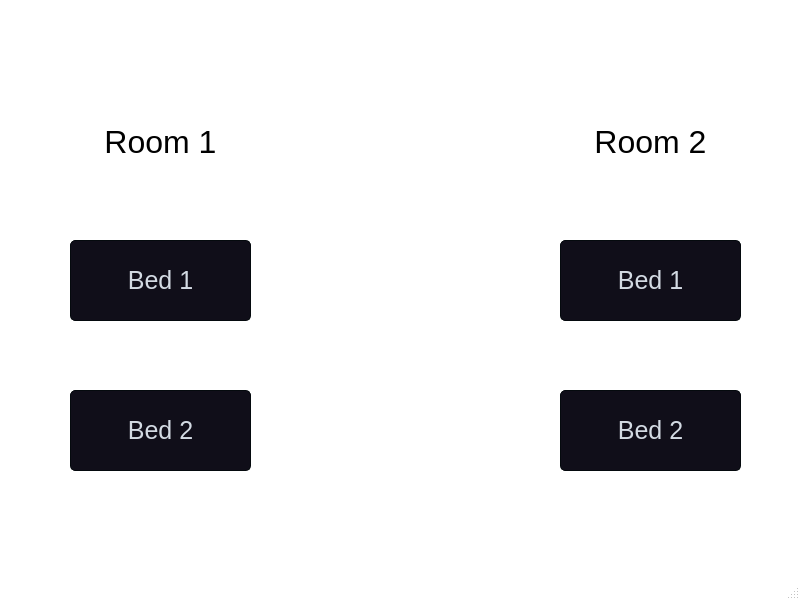
<?xml version="1.0" encoding="UTF-8"?>
<ui version="4.0">
 <class>MainWindow</class>
 <widget class="QMainWindow" name="MainWindow">
  <property name="geometry">
   <rect>
    <x>0</x>
    <y>0</y>
    <width>800</width>
    <height>600</height>
   </rect>
  </property>
  <property name="font">
   <font>
    <family>Arial</family>
    <pointsize>25</pointsize>
    <italic>false</italic>
   </font>
  </property>
  <property name="windowTitle">
   <string>MainWindow</string>
  </property>
  <property name="styleSheet">
   <string notr="true">QMainWindow{
	background-color:white;
}
QTextEdit{
	border-width:0px;
	border-radius:0px
}
QPushButton{
	border-style: solid;
	border-color: #050a0e;
	border-width: 1px;
	border-radius: 5px;
	color: #d3dae3;
	font-size: 25px;
	font-family: Arial;
	padding: 2px;
	background-color: #100E19;
}
QPushButton::default{
	border-style: solid;
	border-color: #050a0e;
	border-width: 1px;
	border-radius: 5px;
	font-size: 200px;
	font-family: Arial;
	color: #FFFFFF;
	padding: 2px;
	background-color: #151a1e;
}
QPushButton:hover{
	border-style: solid;
	border-top-color: qlineargradient(spread:pad, x1:0, y1:1, x2:1, y2:1, stop:0 #C0DB50, stop:0.4 #C0DB50, stop:0.5 #100E19, stop:1 #100E19);
    border-bottom-color: qlineargradient(spread:pad, x1:0, y1:1, x2:1, y2:1, stop:0 #100E19, stop:0.5 #100E19, stop:0.6 #C0DB50, stop:1 #C0DB50);
    border-left-color: qlineargradient(spread:pad, x1:0, y1:0, x2:0, y2:1, stop:0 #C0DB50, stop:0.3 #C0DB50, stop:0.7 #100E19, stop:1 #100E19);
    border-right-color: qlineargradient(spread:pad, x1:0, y1:1, x2:0, y2:0, stop:0 #C0DB50, stop:0.3 #C0DB50, stop:0.7 #100E19, stop:1 #100E19);
	border-width: 2px;
    border-radius: 1px;
	color: #d3dae3;
	padding: 2px;
}
QPushButton:pressed{
	border-style: solid;
	border-top-color: qlineargradient(spread:pad, x1:0, y1:1, x2:1, y2:1, stop:0 #d33af1, stop:0.4 #d33af1, stop:0.5 #100E19, stop:1 #100E19);
    border-bottom-color: qlineargradient(spread:pad, x1:0, y1:1, x2:1, y2:1, stop:0 #100E19, stop:0.5 #100E19, stop:0.6 #d33af1, stop:1 #d33af1);
    border-left-color: qlineargradient(spread:pad, x1:0, y1:0, x2:0, y2:1, stop:0 #d33af1, stop:0.3 #d33af1, stop:0.7 #100E19, stop:1 #100E19);
    border-right-color: qlineargradient(spread:pad, x1:0, y1:1, x2:0, y2:0, stop:0 #d33af1, stop:0.3 #d33af1, stop:0.7 #100E19, stop:1 #100E19);
	border-width: 2px;
    border-radius: 1px;
	color: #d3dae3;
	padding: 2px;
}</string>
  </property>
  <widget class="QWidget" name="centralwidget">
   <widget class="QPushButton" name="pushButton_2">
    <property name="geometry">
     <rect>
      <x>70</x>
      <y>240</y>
      <width>181</width>
      <height>81</height>
     </rect>
    </property>
    <property name="cursor">
     <cursorShape>PointingHandCursor</cursorShape>
    </property>
    <property name="text">
     <string>Bed 1</string>
    </property>
   </widget>
   <widget class="QPushButton" name="pushButton_3">
    <property name="geometry">
     <rect>
      <x>70</x>
      <y>390</y>
      <width>181</width>
      <height>81</height>
     </rect>
    </property>
    <property name="cursor">
     <cursorShape>PointingHandCursor</cursorShape>
    </property>
    <property name="text">
     <string>Bed 2</string>
    </property>
   </widget>
   <widget class="QTextEdit" name="textEdit">
    <property name="geometry">
     <rect>
      <x>70</x>
      <y>120</y>
      <width>181</width>
      <height>61</height>
     </rect>
    </property>
    <property name="html">
     <string>&lt;!DOCTYPE HTML PUBLIC &quot;-//W3C//DTD HTML 4.0//EN&quot; &quot;http://www.w3.org/TR/REC-html40/strict.dtd&quot;&gt;
&lt;html&gt;&lt;head&gt;&lt;meta name=&quot;qrichtext&quot; content=&quot;1&quot; /&gt;&lt;style type=&quot;text/css&quot;&gt;
p, li { white-space: pre-wrap; }
&lt;/style&gt;&lt;/head&gt;&lt;body style=&quot; font-family:'MS Shell Dlg 2'; font-size:7.8pt; font-weight:400; font-style:normal;&quot;&gt;
&lt;p align=&quot;center&quot; style=&quot; margin-top:0px; margin-bottom:0px; margin-left:0px; margin-right:0px; -qt-block-indent:0; text-indent:0px;&quot;&gt;&lt;span style=&quot; font-size:24pt;&quot;&gt;Room 1&lt;/span&gt;&lt;/p&gt;&lt;/body&gt;&lt;/html&gt;</string>
    </property>
   </widget>
   <widget class="QPushButton" name="pushButton_4">
    <property name="geometry">
     <rect>
      <x>560</x>
      <y>390</y>
      <width>181</width>
      <height>81</height>
     </rect>
    </property>
    <property name="cursor">
     <cursorShape>PointingHandCursor</cursorShape>
    </property>
    <property name="text">
     <string>Bed 2</string>
    </property>
   </widget>
   <widget class="QTextEdit" name="textEdit_2">
    <property name="geometry">
     <rect>
      <x>560</x>
      <y>120</y>
      <width>181</width>
      <height>61</height>
     </rect>
    </property>
    <property name="html">
     <string>&lt;!DOCTYPE HTML PUBLIC &quot;-//W3C//DTD HTML 4.0//EN&quot; &quot;http://www.w3.org/TR/REC-html40/strict.dtd&quot;&gt;
&lt;html&gt;&lt;head&gt;&lt;meta name=&quot;qrichtext&quot; content=&quot;1&quot; /&gt;&lt;style type=&quot;text/css&quot;&gt;
p, li { white-space: pre-wrap; }
&lt;/style&gt;&lt;/head&gt;&lt;body style=&quot; font-family:'MS Shell Dlg 2'; font-size:7.8pt; font-weight:400; font-style:normal;&quot;&gt;
&lt;p align=&quot;center&quot; style=&quot; margin-top:0px; margin-bottom:0px; margin-left:0px; margin-right:0px; -qt-block-indent:0; text-indent:0px;&quot;&gt;&lt;span style=&quot; font-size:24pt;&quot;&gt;Room 2&lt;/span&gt;&lt;/p&gt;&lt;/body&gt;&lt;/html&gt;</string>
    </property>
   </widget>
   <widget class="QPushButton" name="pushButton_5">
    <property name="geometry">
     <rect>
      <x>560</x>
      <y>240</y>
      <width>181</width>
      <height>81</height>
     </rect>
    </property>
    <property name="cursor">
     <cursorShape>PointingHandCursor</cursorShape>
    </property>
    <property name="text">
     <string>Bed 1</string>
    </property>
   </widget>
  </widget>
  <widget class="QMenuBar" name="menubar">
   <property name="geometry">
    <rect>
     <x>0</x>
     <y>0</y>
     <width>800</width>
     <height>26</height>
    </rect>
   </property>
  </widget>
  <widget class="QStatusBar" name="statusbar"/>
 </widget>
 <resources/>
 <connections/>
</ui>
